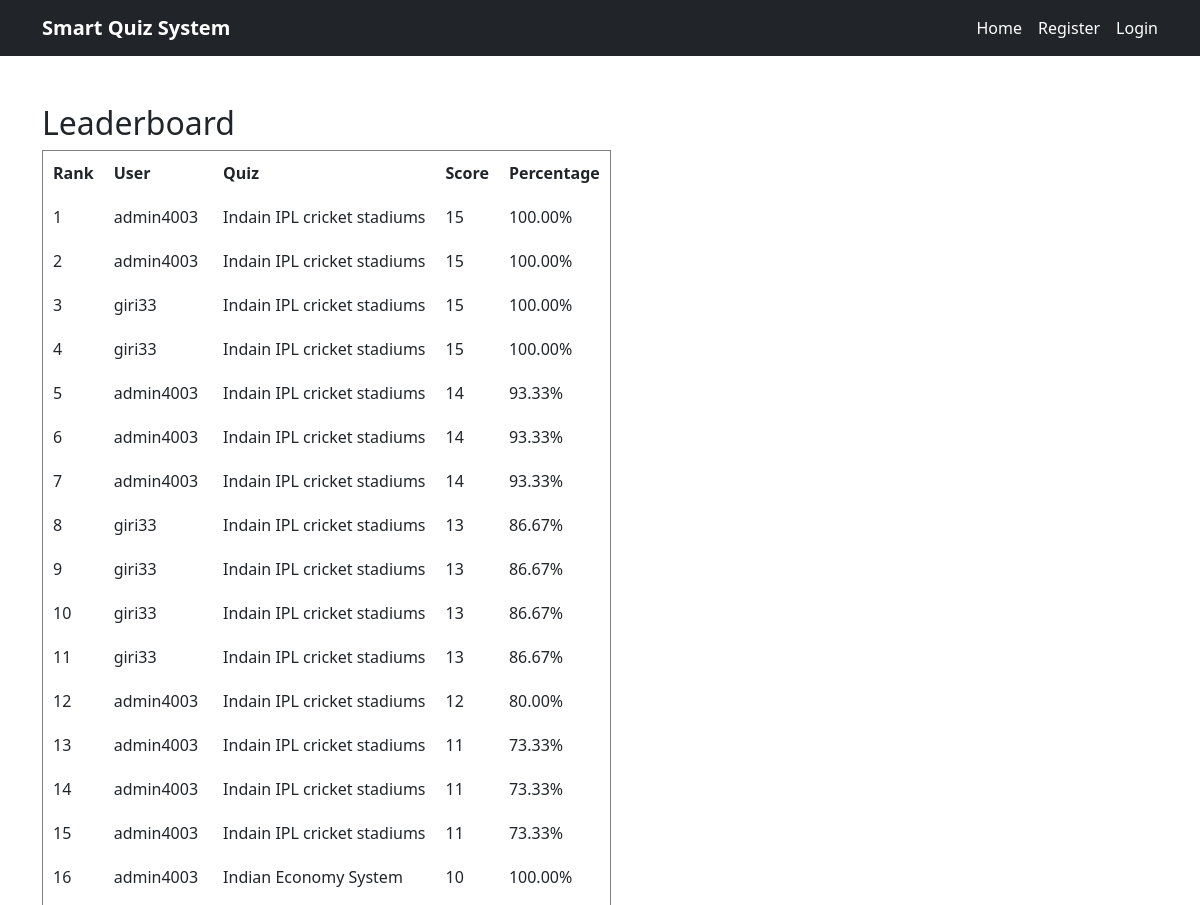
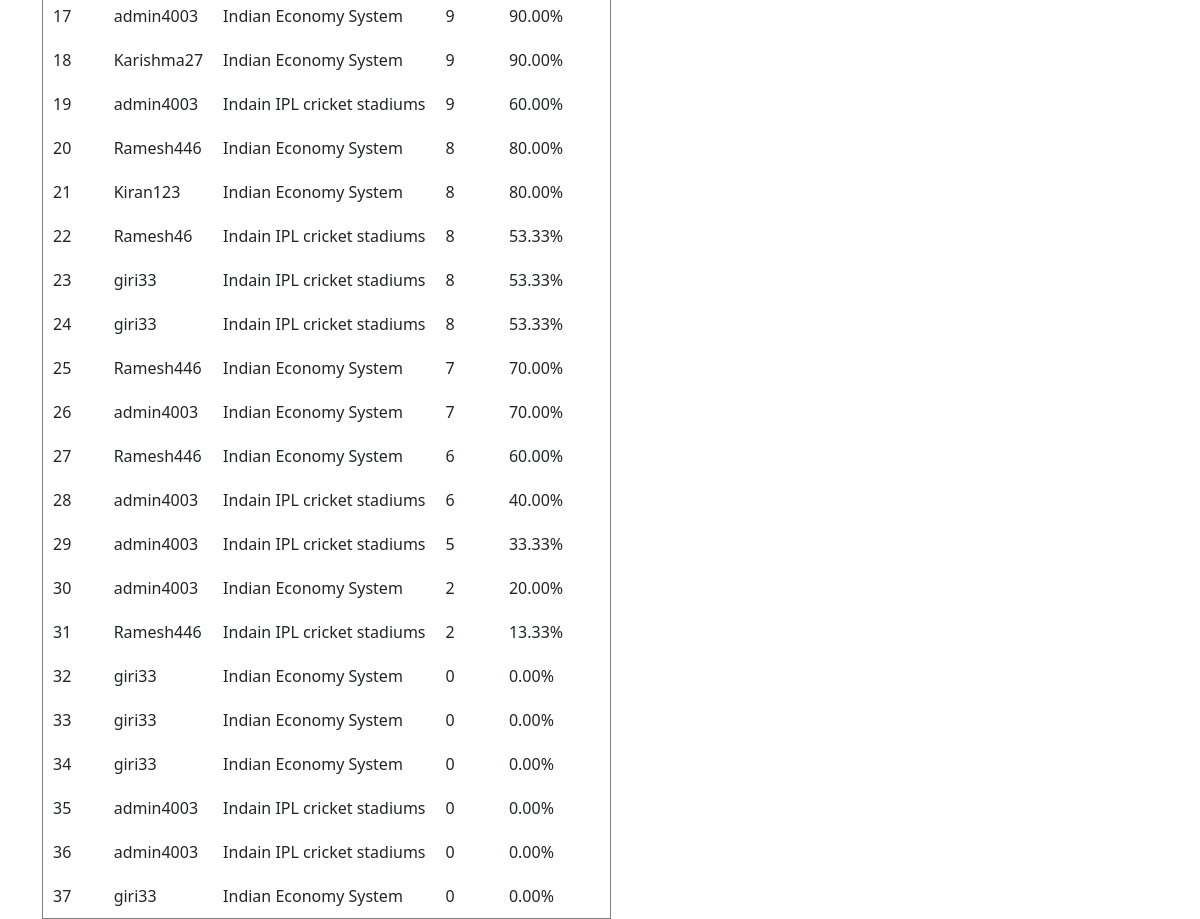
The app's page /leaderboard/, older data (2 pictures, top to bottom).
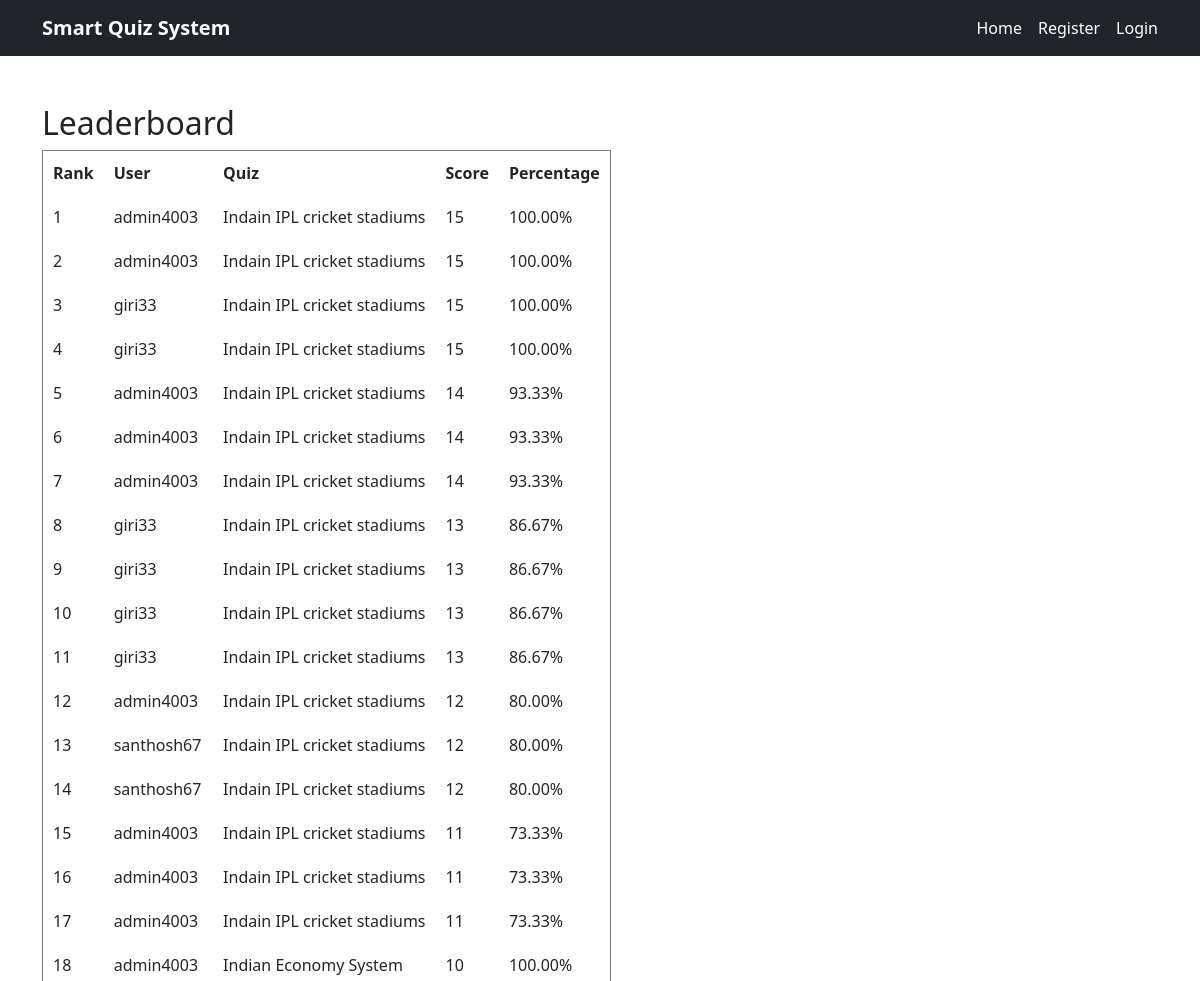
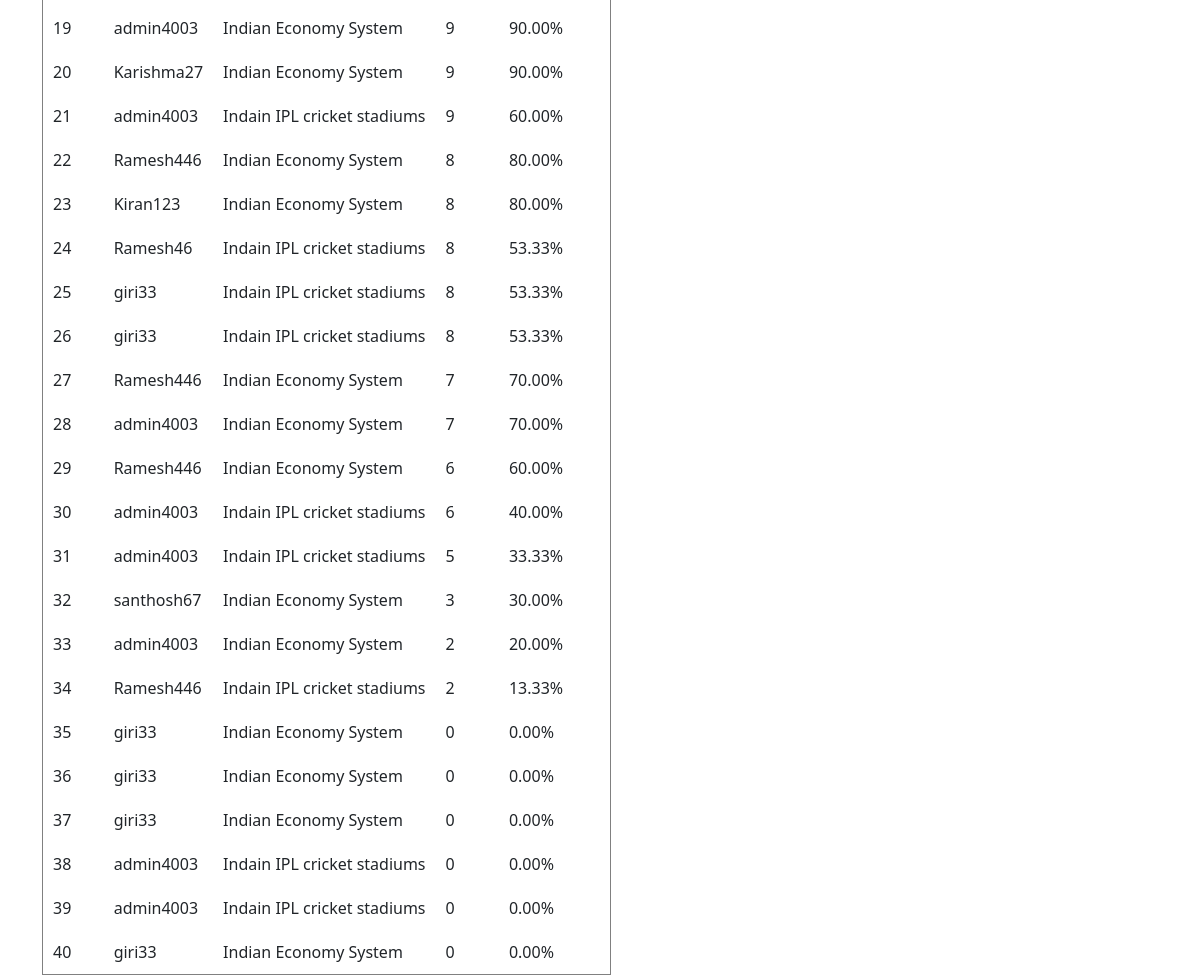
The same page, newer data (2 pictures, top to bottom).
### results/models.py (models this page shows, shortened)
class Result(models.Model):
    user = models.ForeignKey(
        User,
        on_delete=models.CASCADE
    )
    quiz = models.ForeignKey(
        Quiz,
        on_delete=models.CASCADE
    )
    score = models.IntegerField()
    percentage = models.FloatField()
    created_at = models.DateTimeField(
        auto_now_add=True
    )

### quiz/models.py (models this page shows, shortened)
class Quiz(models.Model):
    title = models.CharField(max_length=200)
    category = models.ForeignKey(
        Category,
        on_delete=models.CASCADE
    )
    timer = models.IntegerField(
        help_text="Timer in Minutes"
    )

### leaderboard/views.py (the view)
# urls.py: path('leaderboard/', include('leaderboard.urls')),
def leaderboard(request):
    results = Result.objects.order_by(
        '-score',
        '-percentage'
    )
    return render(
        request,
        'leaderboard/leaderboard.html',
        {
            'results': results
        }
    )

### templates/leaderboard/leaderboard.html
{% extends 'base.html' %}
{% block content %}
<h2>Leaderboard</h2>
<table border="1" cellpadding="10">
    <tr>
        <th>Rank</th>
        <th>User</th>
        <th>Quiz</th>
        <th>Score</th>
        <th>Percentage</th>
    </tr>
    {% for result in results %}
    <tr>
        <td>{{ forloop.counter }}</td>
        <td>{{ result.user.username }}</td>
        <td>{{ result.quiz.title }}</td>
        <td>{{ result.score }}</td>
        <td>{{ result.percentage|floatformat:2 }}%</td>
    </tr>
    {% endfor %}
</table>
{% endblock %}

Row changes from the older to the newer data that the page shows:
added Result: user.username "santhosh67", quiz "Indain IPL cricket stadiums", score "12", percentage "80.00"
added Result: user.username "santhosh67", quiz "Indain IPL cricket stadiums", score "12", percentage "80.00"
added Result: user.username "santhosh67", quiz "Indian Economy System", score "3", percentage "30.00"
